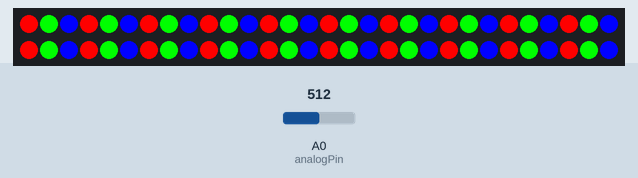
Simulated run of this sketch. Board: Arduino Uno, built with avr-gcc and run on an emulated ATmega328P. Parts: 60 RGB LEDs in strip order, left to right, continuing on the next row. The inputs (shaded band) are chosen by the test bench; at power-on: A0 (analogPin) = 512. Dim RGB values are drawn brighter than linear.

Above: at 1.2 s.
1.3 s: A0 (analogPin) set to 0
At 2.2 s:
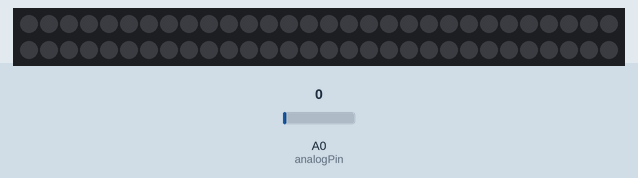
2.8 s: A0 (analogPin) set to 122
At 2.81 s:
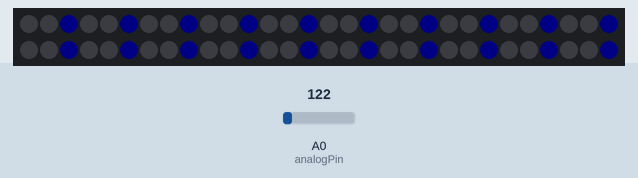
4.3 s: A0 (analogPin) set to 306
At 4.31 s:
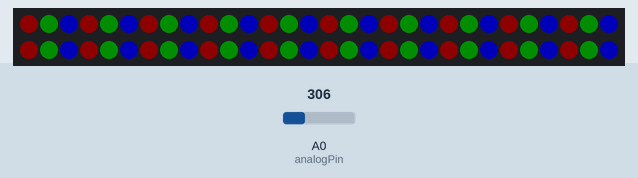
Timing chart, 0 to 7.3 s (numbered marks = the images above; inputs shaded):
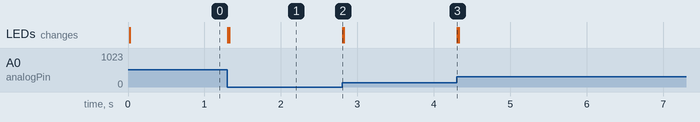

The sketch:

color_organ_ledstrip.1.ino
```cpp
#include <Adafruit_NeoPixel.h>
#define PIN 6
Adafruit_NeoPixel strip = Adafruit_NeoPixel(60, PIN, NEO_GRB + NEO_KHZ800);

int analogPin=0;
int strobePin=2;
int resetPin=3;
int spectrumValue[7];
int filter=100;
int iteration = 0;
int marqueeOffset = 0;


void setup(){

  //Serial.begin(9600);

  strip.begin();
  strip.show();

  pinMode(analogPin, INPUT);
  pinMode(strobePin, OUTPUT);
  pinMode(resetPin, OUTPUT);
  digitalWrite(resetPin, LOW);
  digitalWrite(strobePin, HIGH);
}

void setColors(int bulbsInSet, int totalLEDs) {
  switch(bulbsInSet){
    case 7:
      seven(totalLEDs);
      break;
    case 4:
      four(totalLEDs);
      break;
    case 3:
      three(totalLEDs);
      break;
    case 2:
      two(totalLEDs);
      break;
    default:
      three(totalLEDs);
      break;
  }
}

void two(int totalLEDs) {
  for (int i = 0; i < totalLEDs; i++){
    if (i == 0 || (i % 2) == 0) {
      /* position 1 on strip - Red */
      strip.setPixelColor(i, spectrumValue[0], spectrumValue[1], spectrumValue[2]);
    } else {
      /* position 2 on strip - Blue */
      strip.setPixelColor(i, spectrumValue[6], spectrumValue[5], spectrumValue[4]);
    }
  }

  strip.show();
}

void three(int totalLEDs) {
  for (int i = 0; i < totalLEDs; i++){
    if (i == 0 || (i % 3) == 0) {
      /* position 1 on strip - Red */
      strip.setPixelColor(i, spectrumValue[4], spectrumValue[2], spectrumValue[0]);
    } else if (i == 1 || (i % 3) == 1) {
      /* position 2 on strip - Green */
      strip.setPixelColor(i, spectrumValue[1], spectrumValue[5], spectrumValue[3]);
    } else {
      /* position 3 on strip - Blue */
      strip.setPixelColor(i, spectrumValue[2], spectrumValue[4], spectrumValue[6]);
    }
  }

  strip.show();
}

void four(int totalLEDs) {
  for (int i = 0; i < totalLEDs; i++){
    if (i == 0 || (i % 3) == 0) {
      /* position 1 on strip - Red */
      strip.setPixelColor(i, spectrumValue[1], 0, 0);
    } else if (i == 1 || (i % 3) == 1) {
      /* position 2 on strip - Green */
      strip.setPixelColor(i, 0, ((spectrumValue[2] + spectrumValue[3]) / 2), 0);
    } else {
      /* position 3 on strip - Blue */
      strip.setPixelColor(i, 0, 0, ((spectrumValue[4] + spectrumValue[5] + spectrumValue[6]) / 3));
    }
  }

  strip.show();
}

void seven(int totalLEDs) {
  for (int i = 0; i < totalLEDs; i++){
    if (i == 0 || (i % 7) == 0) {
      /* position 1 on strip */
      strip.setPixelColor(i, spectrumValue[0], 0, 0);
    } else if (i == 1 || (i % 7) == 1) {
      /* position 2 on strip */
      strip.setPixelColor(i, 0, spectrumValue[1], 0);
    } else if (i == 2 || (i % 7) == 2) {
      /* position 3 on strip */
      strip.setPixelColor(i, 0, 0, spectrumValue[2]);
    } else if (i == 3 || (i % 7) == 3) {
      /* position 4 on strip */
      strip.setPixelColor(i, spectrumValue[3], 0, 0);
    } else if (i == 4 || (i % 7) == 4) {
      /* position 5 on strip */
      strip.setPixelColor(i, 0, spectrumValue[4], 0);
    } else if (i == 5 || (i % 7) == 5) {
      /* position 6 on strip */
      strip.setPixelColor(i, 0, 0, spectrumValue[5]);
    } else {
      /* position 7 on strip */
      strip.setPixelColor(i, spectrumValue[6], 0, 0);
    }
  }

  strip.show();
}

void threeMarquee(int totalLEDs) {
  /*if (iteration == 10) {
    /* ensure that we only change the offset once every 100 iterations, so that you can see the marquee effect
    iteration = 0;

    if (marqueeOffset < totalLEDs) {
      /* we can only offset the count up to the total number of LEDs we're processing
      marqueeOffset++;
    } else {
      marqueeOffset = 0;
    }
  }*/

  for (int i = 0; i < totalLEDs; i++){
    int ledPosition = i + marqueeOffset;

    if (ledPosition > totalLEDs) {
      ledPosition = ledPosition - totalLEDs;
    }

    if (ledPosition == 0 || (ledPosition % 3) == 0) {
      /* position 1 on strip - Red */
      strip.setPixelColor(ledPosition, spectrumValue[0], 0, 0);
    } else if (ledPosition == 1 || (ledPosition % 3) == 1) {
      /* position 2 on strip - Green */
      strip.setPixelColor(ledPosition, 0, ((spectrumValue[1]+spectrumValue[2])/2), 0);
    } else {
      /* position 3 on strip - Blue */
      strip.setPixelColor(ledPosition, 0, 0, ((spectrumValue[3]+spectrumValue[4]+spectrumValue[5]+spectrumValue[6])/4));
    }
  }

  strip.show();

  iteration++;
}

void loop(){
  digitalWrite(resetPin, HIGH);
  digitalWrite(resetPin, LOW);
  for (int i=0;i<7;i++){
    digitalWrite(strobePin, LOW);
    delay(2);
    spectrumValue[i]=analogRead(analogPin);
    spectrumValue[i]=constrain(spectrumValue[i], filter, 500);
    spectrumValue[i]=map(spectrumValue[i], filter,500,0,255);
    //Serial.print(spectrumValue[i]);
    //Serial.print(" ");
    digitalWrite(strobePin, HIGH);
  }

  //setColors(7, 60);
  threeMarquee(60);
}
  //Serial.println();
```

Measured:
- after the input at 1.3 s, the LEDs: first change at once (image 1 shows a later state)
- after the input at 2.8 s, the LEDs: change at once (image 2)
- after the input at 4.3 s, the LEDs: change at once (image 3)
